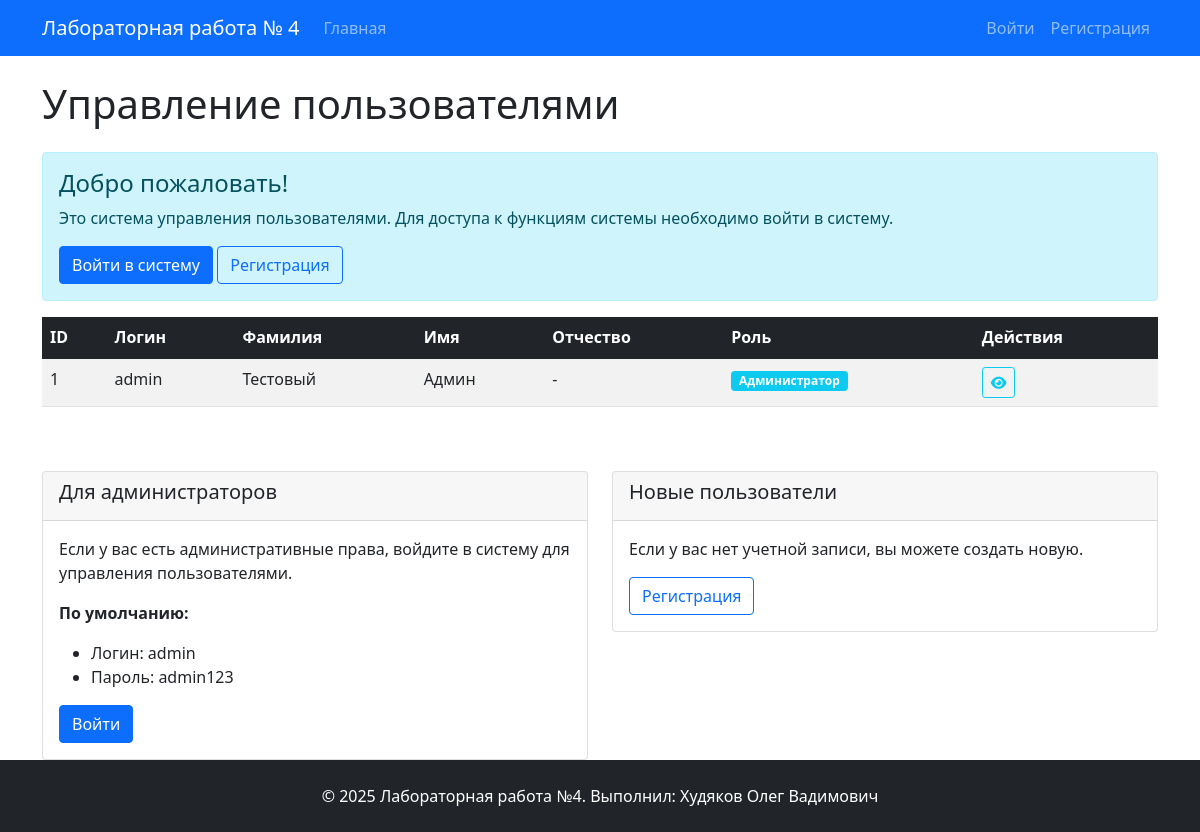
Before: / with the older database file.
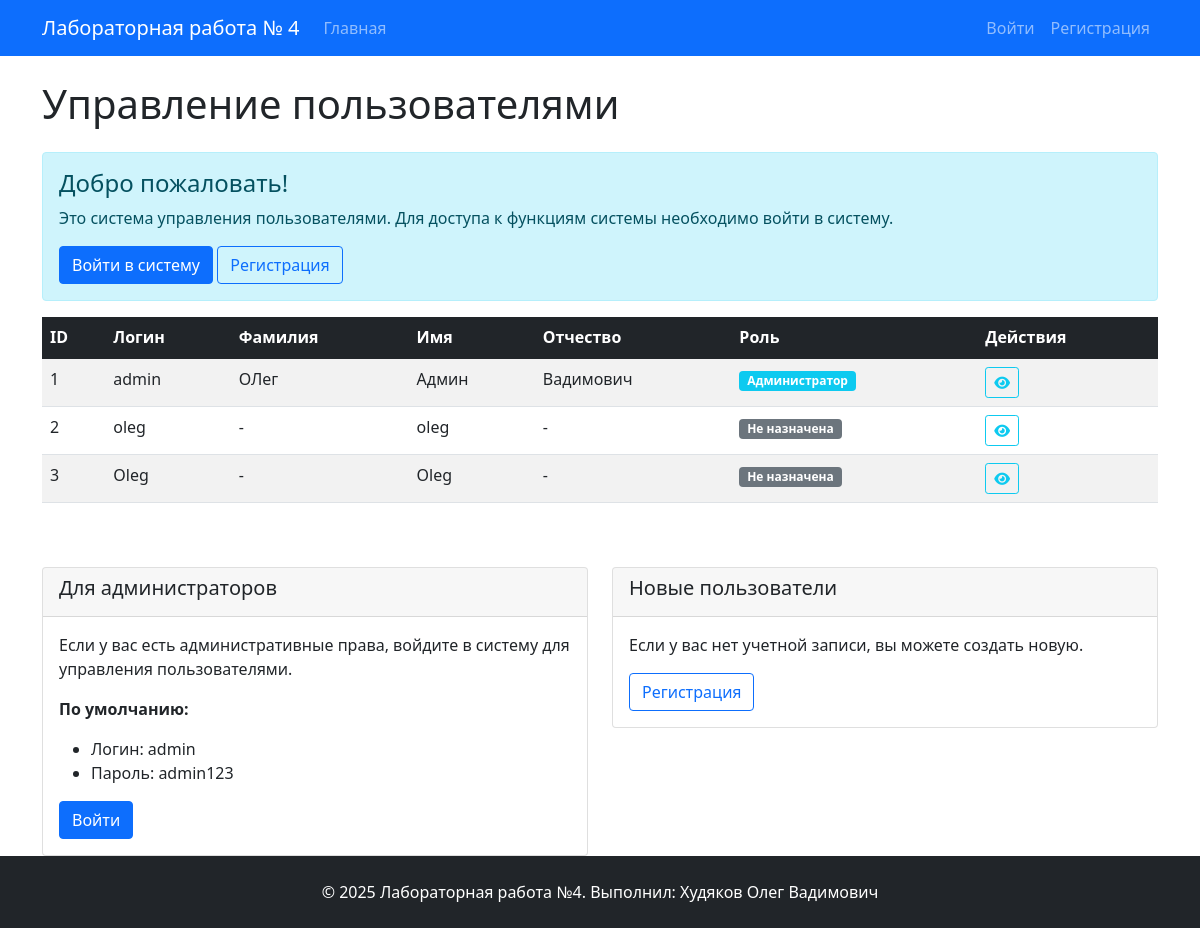
After: the same page with the newer database file.
### app/models.py (models this page shows, shortened)
class User(UserMixin, db.Model):
    __tablename__ = 'users'
    id = db.Column(db.Integer, primary_key=True)
    username = db.Column(db.String(50), unique=True, nullable=False)
    password_hash = db.Column(db.String(256), nullable=False)
    last_name = db.Column(db.String(50))
    first_name = db.Column(db.String(50), nullable=False)
    middle_name = db.Column(db.String(50))
    role_id = db.Column(db.Integer, db.ForeignKey('roles.id'))
    created_at = db.Column(db.DateTime, default=datetime.utcnow)

class Role(db.Model):
    __tablename__ = 'roles'
    id = db.Column(db.Integer, primary_key=True)
    name = db.Column(db.String(50), unique=True, nullable=False)
    description = db.Column(db.Text)
    users = db.relationship('User', backref='role', lazy=True)

### app/routes.py (the view)
@main_bp.route('/')
def index():
    users = User.query.all()
    return render_template('index.html', users=users)

### templates/index.html (shortened to what this page needs)
{% extends "base.html" %}
{% block content %}
<div class="row">
    <div class="col-md-12">
        <h1 class="mb-4">Управление пользователями</h1>
        {% if current_user.is_authenticated %}
            <div class="d-flex justify-content-between align-items-center mb-3">
                <h2>Список пользователей</h2>
                <a href="{{ url_for('main.create_user') }}" class="btn btn-primary">
                    <i class="fas fa-plus"></i> Создать пользователя
                </a>
            </div>
        {% else %}
            <div class="alert alert-info">
                <h4>Добро пожаловать!</h4>
                <p>Это система управления пользователями. Для доступа к функциям системы необходимо войти в систему.</p>
                <a href="{{ url_for('auth.login') }}" class="btn btn-primary">Войти в систему</a>
                <a href="{{ url_for('auth.register') }}" class="btn btn-outline-primary">Регистрация</a>
            </div>
        {% endif %}
        {% if users %}
        <div class="table-responsive">
            <table class="table table-striped table-hover">
                <thead class="table-dark">
                    <tr>
                        <th>ID</th>
                        <th>Логин</th>
                        <th>Фамилия</th>
                        <th>Имя</th>
                        <th>Отчество</th>
                        <th>Роль</th>
                        <th>Действия</th>
                    </tr>
                </thead>
                <tbody>
                    {% for user in users %}
                    <tr>
                        <td>{{ user.id }}</td>
                        <td>{{ user.username }}</td>
                        <td>{{ user.last_name or '-' }}</td>
                        <td>{{ user.first_name or '-' }}</td>
                        <td>{{ user.middle_name or '-' }}</td>
                        <td>
                            {% if user.role %}
                                <span class="badge bg-info">{{ user.role.name }}</span>
                            {% else %}
                                <span class="badge bg-secondary">Не назначена</span>
                            {% endif %}
                        </td>
                        <td>
                            <div class="btn-group" role="group">
                                <a href="{{ url_for('main.view_user', user_id=user.id) }}"
                                   class="btn btn-sm btn-outline-info" title="Просмотр">
                                    <i class="fas fa-eye"></i>
                                </a>
                            </div>
                        </td>
                    </tr>
                    {% endfor %}
                </tbody>
            </table>
        </div>
        {% endif %}
        {% if not current_user.is_authenticated %}
        <div class="row mt-5">
            <div class="col-md-6">
                <div class="card">
                    <div class="card-header">
                        <h5>Для администраторов</h5>
                    </div>
                    <div class="card-body">
                        <p>Если у вас есть административные права, войдите в систему для управления пользователями.</p>
                        <p><strong>По умолчанию:</strong></p>
                        <ul>
                            <li>Логин: admin</li>
                            <li>Пароль: admin123</li>
                        </ul>
                        <a href="{{ url_for('auth.login') }}" class="btn btn-primary">Войти</a>
                    </div>
                </div>
            </div>
            <div class="col-md-6">
                <div class="card">
                    <div class="card-header">
                        <h5>Новые пользователи</h5>
                    </div>
                    <div class="card-body">
                        <p>Если у вас нет учетной записи, вы можете создать новую.</p>
                        <a href="{{ url_for('auth.register') }}" class="btn btn-outline-primary">Регистрация</a>
                    </div>
                </div>
            </div>
        </div>
        {% endif %}
    </div>
</div>
<link rel="stylesheet" href="https://cdnjs.cloudflare.com/ajax/libs/font-awesome/6.0.0/css/all.min.css">
{% endblock %}

### templates/base.html (shortened to what this page needs)
<!DOCTYPE html>
<html lang="ru">
<head>
    <link href="https://cdn.jsdelivr.net/npm/bootstrap@5.1.3/dist/css/bootstrap.min.css" rel="stylesheet">
</head>
<body class="d-flex flex-column min-vh-100">
    <nav class="navbar navbar-expand-lg navbar-dark bg-primary">
        <div class="container">
            <a class="navbar-brand" href="{{ url_for('main.index') }}">Лабораторная работа № 4</a>
            <div class="collapse navbar-collapse" id="navbarNav">
                <ul class="navbar-nav me-auto">
                    <li class="nav-item">
                        <a class="nav-link" href="{{ url_for('main.index') }}">Главная</a>
                    </li>
                </ul>
                <ul class="navbar-nav">
                    {% if current_user.is_authenticated %}
                    <li class="nav-item dropdown">
                        <a class="nav-link dropdown-toggle" href="#" id="navbarDropdown" role="button" data-bs-toggle="dropdown">
                            {{ current_user.username }}
                        </a>
                        <ul class="dropdown-menu">
                            <li><a class="dropdown-item" href="{{ url_for('main.profile') }}">Профиль</a></li>
                            <li><a class="dropdown-item" href="{{ url_for('main.change_password') }}">Изменить пароль</a></li>
                            <li><hr class="dropdown-divider"></li>
                            <li><a class="dropdown-item" href="{{ url_for('auth.logout') }}">Выйти</a></li>
                        </ul>
                    </li>
                    {% else %}
                    <li class="nav-item">
                        <a class="nav-link" href="{{ url_for('auth.login') }}">Войти</a>
                    </li>
                    <li class="nav-item">
                        <a class="nav-link" href="{{ url_for('auth.register') }}">Регистрация</a>
                    </li>
                    {% endif %}
                </ul>
            </div>
        </div>
    </nav>
    <div class="container mt-4">
        {% block content %}{% endblock %}
    </div>
    <footer class="bg-dark text-white py-4 mt-auto">
        <div class="container">
            <div class="row">
                <div class="col-md-12 text-center">
                    <p class="mb-0">&copy; 2025 Лабораторная работа №4. Выполнил: Худяков Олег Вадимович</p>
                </div>
            </div>
        </div>
    </footer>
</body>
</html>

Changed rows visible on the page:
changed User "admin": last_name "Тестовый" → "ОЛег"; middle_name "-" → "Вадимович"
added User: id "2", username "oleg", last_name "-", first_name "oleg", middle_name "-", shows "Не назначена"
added User: id "3", username "Oleg", last_name "-", first_name "Oleg", middle_name "-", shows "Не назначена"
